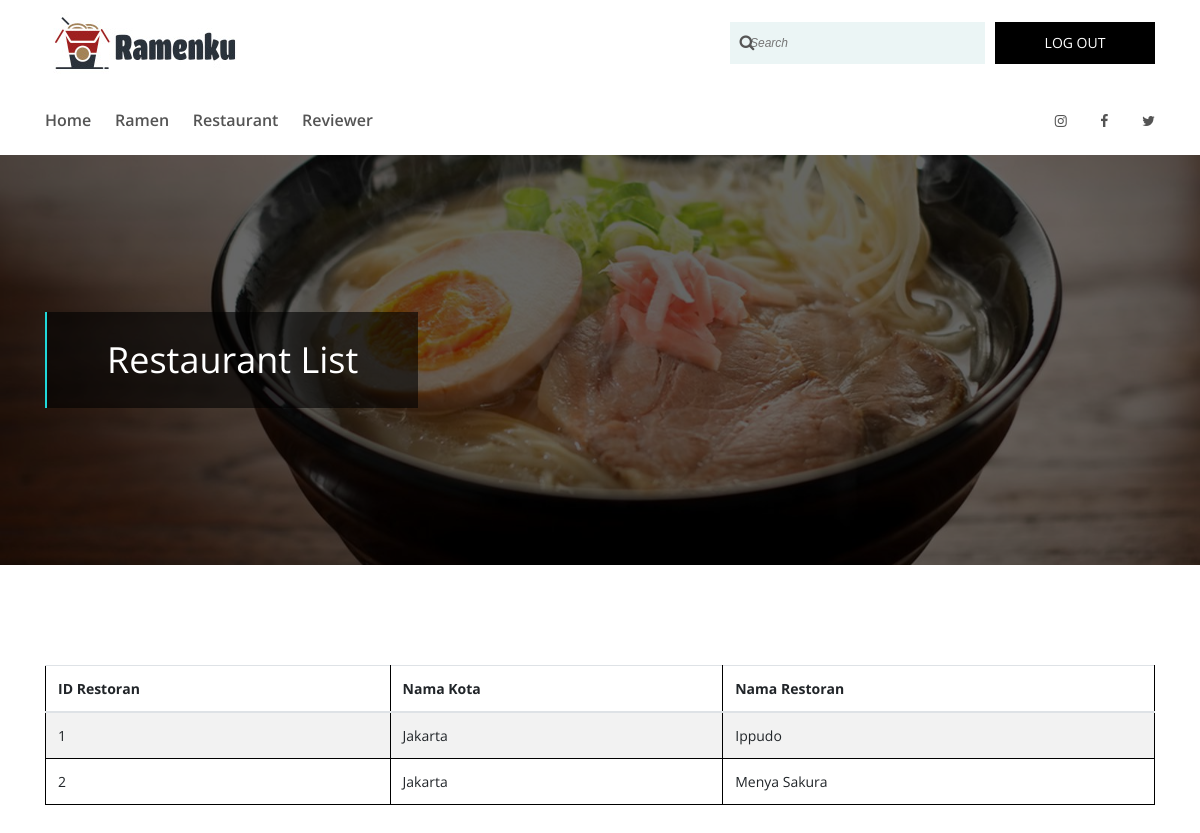
Page /view/Admin/restaurant-review.php on the earlier database version.
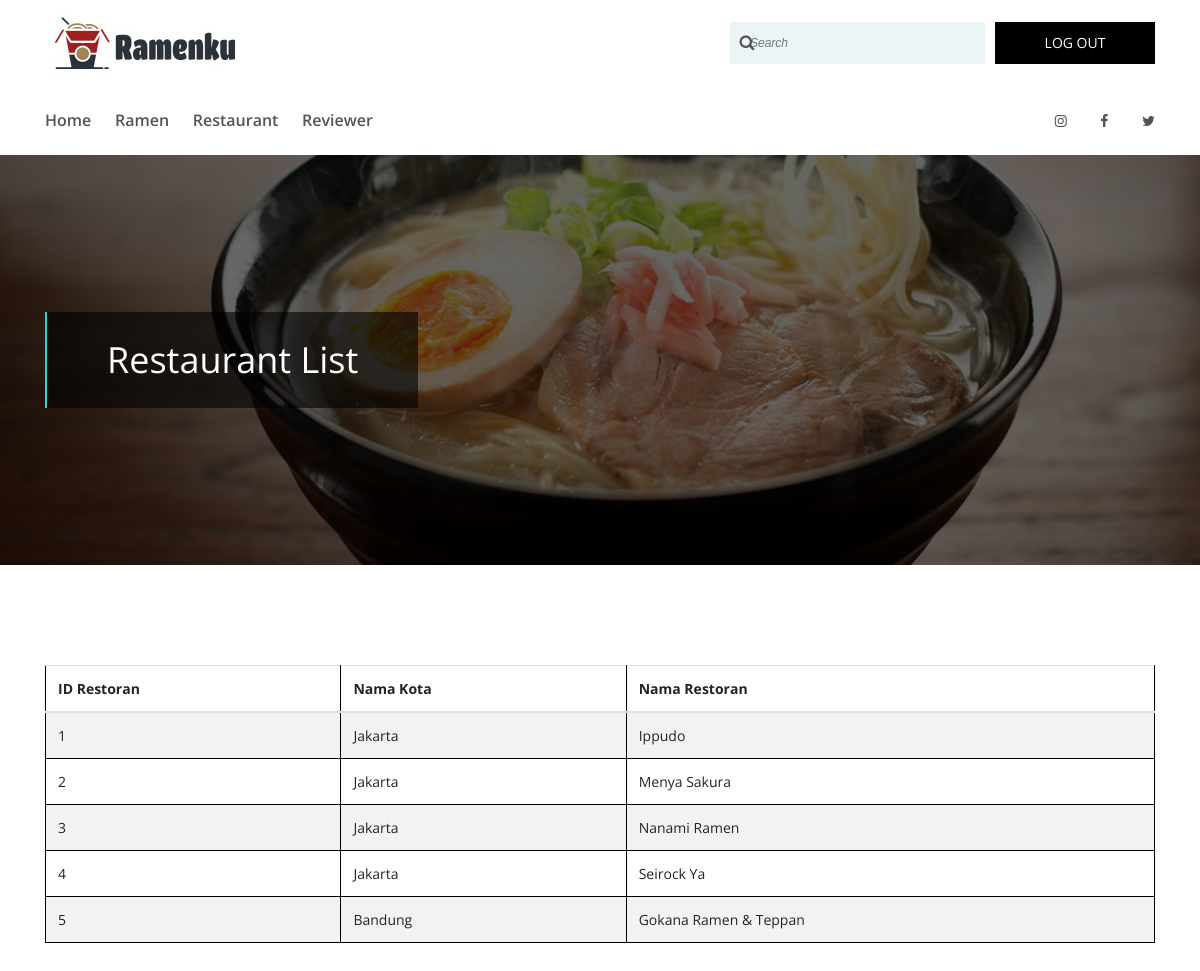
Same page on the later database version.
### tables this page shows
CREATE TABLE `restoran` (
  `idRestoran` int(20) NOT NULL,
  `idKota` int(20) NOT NULL,
  `namaRestoran` varchar(100) NOT NULL
);

CREATE TABLE `kota` (
  `idKota` int(20) NOT NULL,
  `idNegara` int(20) NOT NULL,
  `namaKota` varchar(100) NOT NULL
);

### view/Admin/restaurant-review.php (the view, shortened to what this page needs)
<?php
    include ("../../controller/db_connect.php")
?>
<!DOCTYPE html>
<html lang="en">
<head>
    <link rel="stylesheet" href="../lib/admin/style.css">
</head>
<body>
    <header class="header-area wow fadeInDown" data-wow-delay="500ms">
        <div class="top-header-area">
            <div class="container h-100">
                <div class="row h-100 align-items-center">
                    <div class="col-12 d-flex align-items-center justify-content-between">
                        <div class="logo">
                            <a href="admin.php"><img src="../lib/admin/img/core-img/Ramenku.jpg" alt=""></a>
                        </div>
                        <div class="search-login-area d-flex align-items-center">
                            <div class="top-search-area">
                                <form action="#" method="post">
                                    <input type="search" name="top-search" id="topSearch" placeholder="Search">
                                    <button type="submit" class="btn"><i class="fa fa-search"></i></button>
                                </form>
                            </div>
                            <div class="login-area">
                                <a href="../index.php"><span>LOG OUT</span> <i class="fa fa-lock" aria-hidden="true"></i></a>
                            </div>
                        </div>
                    </div>
                </div>
            </div>
        </div>
        <div class="egames-main-menu" id="sticker">
            <div class="classy-nav-container breakpoint-off">
                <div class="container">
                    <nav class="classy-navbar justify-content-between" id="egamesNav">
                        <div class="classy-menu">
                            <div class="classynav">
                                <ul>
                                    <li><a href="admin.php">Home</a></li>
                                    <li><a href="ramen-review.php">Ramen</a></li>
                                    <li><a href="restaurant-review.php">Restaurant</a></li>
                                    <li><a href="reviewer.php">Reviewer</a></li>
                                </ul>
                            </div>
                        </div>
                        <div class="top-social-info">
                            <a href="#" data-toggle="tooltip" data-placement="top" title="Pinterest"><i class="fa fa-instagram" aria-hidden="true"></i></a>
                            <a href="#" data-toggle="tooltip" data-placement="top" title="Facebook"><i class="fa fa-facebook" aria-hidden="true"></i></a>
                            <a href="#" data-toggle="tooltip" data-placement="top" title="Twitter"><i class="fa fa-twitter" aria-hidden="true"></i></a>
                        </div>
                    </nav>
                </div>
            </div>
        </div>
    </header>
    <div class="breadcrumb-area bg-img bg-overlay" style="background-image: url(../lib/admin/img/bg-img/carousel1.jpg);">
        <div class="container h-100">
            <div class="row h-100 align-items-center">
                <div class="col-12">
                    <div class="breadcrumb-text">
                        <h2>Restaurant List</h2>
                    </div>
                </div>
            </div>
        </div>
    </div>
    <section class="game-review-area section-padding-100">
        <div class="container">
            <div class="row">
                <div class="col-12">
                    <div>
                        <table class="table table-hover table-striped" id="table_ramen">
                            <thead>
                                <tr>
                                    <th>ID Restoran</th>
                                    <th>Nama Kota</th>
                                    <th>Nama Restoran</th>
                                </tr>
                            </thead>
                            <tbody>
                                <?php
                                    $sql = "select *
                                                from restoran
                                                    inner join Kota on restoran.idKota = Kota.idKota";
                                    $resultRestoranList = mysqli_query($connection, $sql);
                                    while ($row = mysqli_fetch_array($resultRestoranList)) {
                                        echo "<tr>";
                                        echo "<td>" . $row['idRestoran'] . "</td>";
                                        echo "<td>" . $row['namaKota'] . "</td>";
                                        echo "<td>" . $row['namaRestoran'] . "</td>";
                                        echo "</tr>";
                                    }
                                ?>
                            </tbody>
                        </table>
                    </div>
                </div>
            </div>
        </div>
    </section>
</body>
</html>

Differences in the rows shown:
added restoran: idRestoran "3", idKota.namaKota "Jakarta", namaRestoran "Nanami Ramen"
added restoran: idRestoran "4", idKota.namaKota "Jakarta", namaRestoran "Seirock Ya"
added restoran: idRestoran "5", idKota.namaKota "Bandung", namaRestoran "Gokana Ramen & Teppan"
